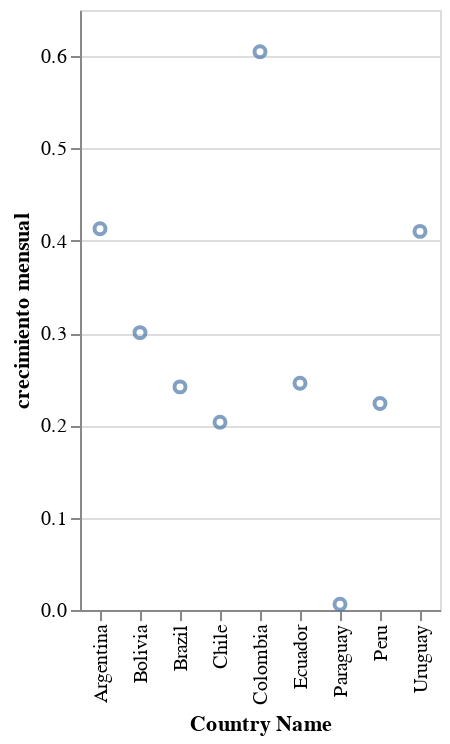

This figure's notebook cell:
### Code cell
#ahora se crea el gráfico
alt.Chart(GDP_SA).mark_point().encode(
y = "crecimiento mensual",
    x = "Country Name"
    )
#Se puede observar que Colombia tiene un crecimiento mensual más elevado que el resto de países. Mientras que Paraguay es el más bajo

### Figure 1 — Vega-Lite specification as saved in the notebook (floating-point values rounded to 4 significant figures)
{"config": {"view": {"continuousWidth": 300, "continuousHeight": 300}}, "data": {"name": "data-e4b2c21aa0d2029bf08c6eb8ee61b561"}, "mark": {"type": "point"}, "encoding": {"x": {"field": "Country Name", "type": "nominal"}, "y": {"field": "crecimiento mensual", "type": "quantitative"}}, "$schema": "https://vega.github.io/schema/vega-lite/v5.16.3.json", "datasets": {"data-e4b2c21aa0d2029bf08c6eb8ee61b561": [{"Country Name": "Uruguay", "Series Name": "GDP growth (annual %)", "2022 [YR2022]": 4.922, "crecimiento mensual": 0.4102}, {"Country Name": "Peru", "Series Name": "GDP growth (annual %)", "2022 [YR2022]": 2.684, "crecimiento mensual": 0.2237}, {"Country Name": "Paraguay", "Series Name": "GDP growth (annual %)", "2022 [YR2022]": 0.07544, "crecimiento mensual": 0.006287}, {"Country Name": "Ecuador", "Series Name": "GDP growth (annual %)", "2022 [YR2022]": 2.948, "crecimiento mensual": 0.2456}, {"Country Name": "Colombia", "Series Name": "GDP growth (annual %)", "2022 [YR2022]": 7.257, "crecimiento mensual": 0.6047}, {"Country Name": "Chile", "Series Name": "GDP growth (annual %)", "2022 [YR2022]": 2.44, "crecimiento mensual": 0.2034}, {"Country Name": "Brazil", "Series Name": "GDP growth (annual %)", "2022 [YR2022]": 2.901, "crecimiento mensual": 0.2417}, {"Country Name": "Bolivia", "Series Name": "GDP growth (annual %)", "2022 [YR2022]": 3.606, "crecimiento mensual": 0.3005}, {"Country Name": "Argentina", "Series Name": "GDP growth (annual %)", "2022 [YR2022]": 4.956, "crecimiento mensual": 0.413}]}}
